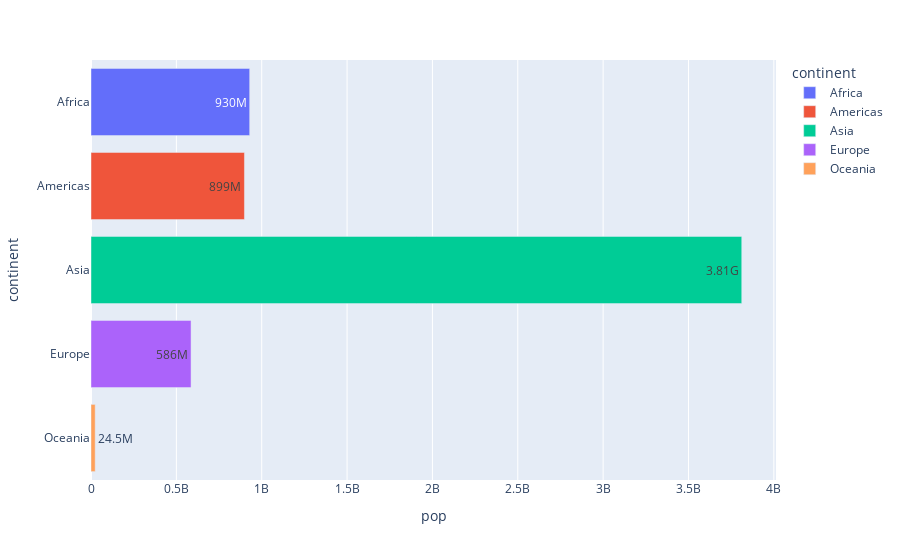

Notebook source saved alongside this figure:
### Code cell
# YOUR CODE HERE
df_2007 = df.query('year==2007')
df_2007_new = df_2007.groupby('continent').sum()
fig = px.bar(df_2007_new, x="pop", orientation='h', color = df_2007_new.index, text_auto='.3s') #remove continent since this is summed into the new 2007
fig.show()

### Figure 1 — Plotly figure (JSON) as saved in the notebook; plotly's stock layout.template omitted (floating-point values rounded to 4 significant figures)
{"data": [{"alignmentgroup": "True", "hovertemplate": "continent=%{y}<br>pop=%{x}<extra></extra>", "legendgroup": "Africa", "marker": {"color": "#636efa", "pattern": {"shape": ""}}, "name": "Africa", "offsetgroup": "Africa", "orientation": "h", "showlegend": true, "textposition": "auto", "texttemplate": "%{x:.3s}", "type": "bar", "x": [929539692], "xaxis": "x", "y": ["Africa"], "yaxis": "y"}, {"alignmentgroup": "True", "hovertemplate": "continent=%{y}<br>pop=%{x}<extra></extra>", "legendgroup": "Americas", "marker": {"color": "#EF553B", "pattern": {"shape": ""}}, "name": "Americas", "offsetgroup": "Americas", "orientation": "h", "showlegend": true, "textposition": "auto", "texttemplate": "%{x:.3s}", "type": "bar", "x": [898871184], "xaxis": "x", "y": ["Americas"], "yaxis": "y"}, {"alignmentgroup": "True", "hovertemplate": "continent=%{y}<br>pop=%{x}<extra></extra>", "legendgroup": "Asia", "marker": {"color": "#00cc96", "pattern": {"shape": ""}}, "name": "Asia", "offsetgroup": "Asia", "orientation": "h", "showlegend": true, "textposition": "auto", "texttemplate": "%{x:.3s}", "type": "bar", "x": [3811953827], "xaxis": "x", "y": ["Asia"], "yaxis": "y"}, {"alignmentgroup": "True", "hovertemplate": "continent=%{y}<br>pop=%{x}<extra></extra>", "legendgroup": "Europe", "marker": {"color": "#ab63fa", "pattern": {"shape": ""}}, "name": "Europe", "offsetgroup": "Europe", "orientation": "h", "showlegend": true, "textposition": "auto", "texttemplate": "%{x:.3s}", "type": "bar", "x": [586098529], "xaxis": "x", "y": ["Europe"], "yaxis": "y"}, {"alignmentgroup": "True", "hovertemplate": "continent=%{y}<br>pop=%{x}<extra></extra>", "legendgroup": "Oceania", "marker": {"color": "#FFA15A", "pattern": {"shape": ""}}, "name": "Oceania", "offsetgroup": "Oceania", "orientation": "h", "showlegend": true, "textposition": "auto", "texttemplate": "%{x:.3s}", "type": "bar", "x": [24549947], "xaxis": "x", "y": ["Oceania"], "yaxis": "y"}], "layout": {"barmode": "relative", "legend": {"title": {"text": "continent"}, "tracegroupgap": 0}, "margin": {"t": 60}, "xaxis": {"anchor": "y", "domain": [0, 1], "title": {"text": "pop"}}, "yaxis": {"anchor": "x", "categoryarray": ["Oceania", "Europe", "Asia", "Americas", "Africa"], "categoryorder": "array", "domain": [0, 1], "title": {"text": "continent"}}}}
